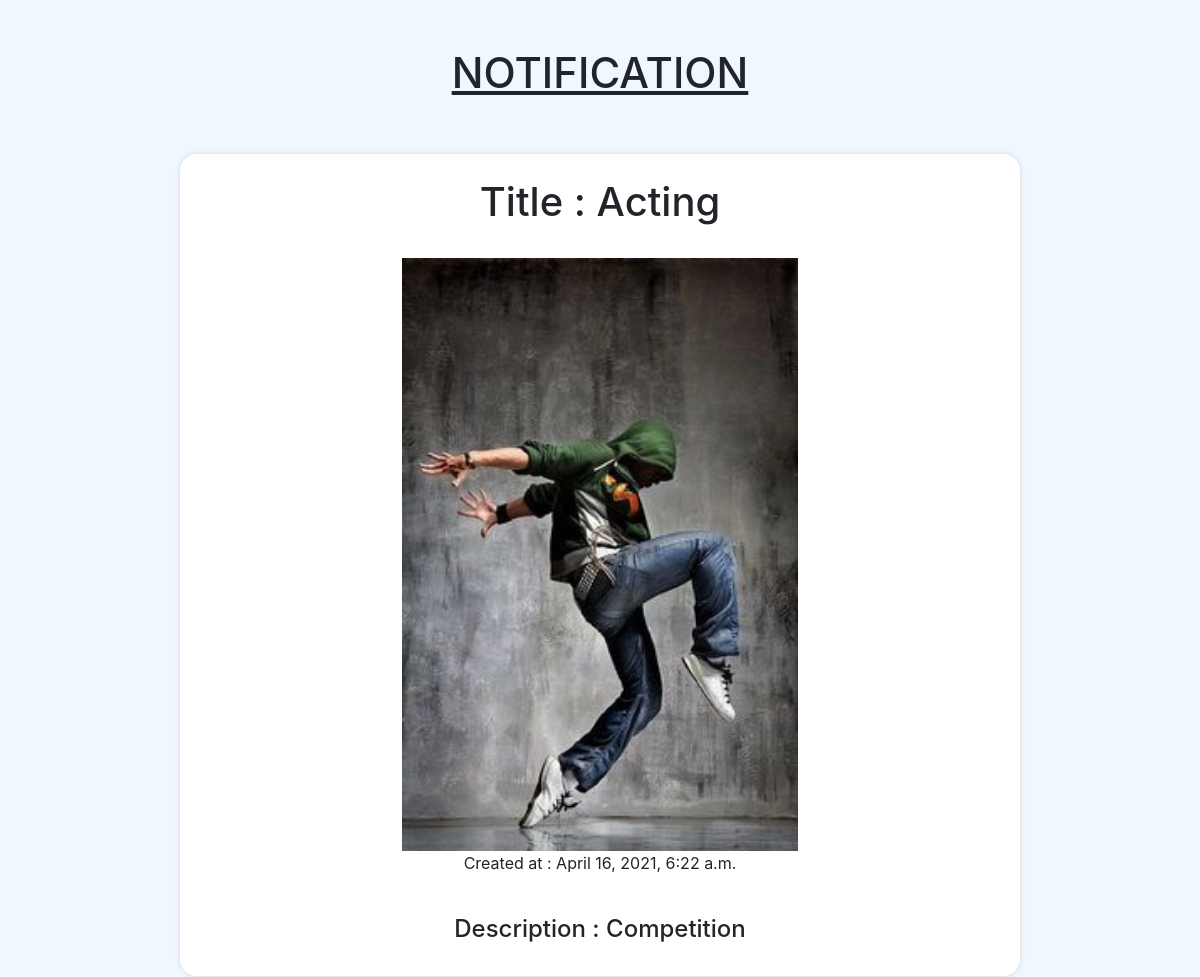
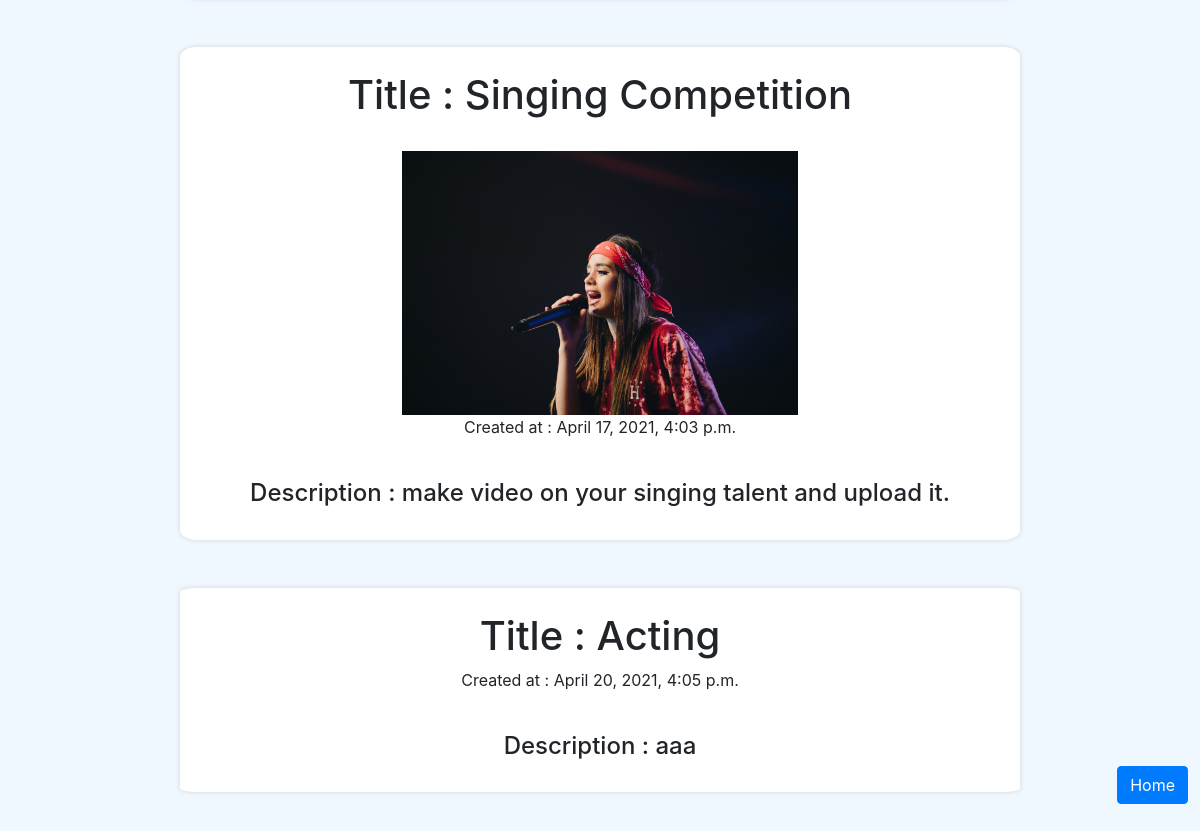
Screenshot of /notification/ with the database file from the repository (2 pictures, top to bottom).
### my_app/models.py (models this page shows, shortened)
class Notification(models.Model):
    user = models.ForeignKey(Userinfo,on_delete=models.CASCADE)
    title = models.CharField(max_length=100)
    dis = models.TextField()
    adimage = models.FileField(upload_to='images/',blank=True,null=True)
    created_at = models.DateTimeField(auto_now_add=True)

### my_app/views.py (the view)
# urls.py: path('notification/',views.notification,name='notification'),
def notification(request):
    n = Notification.objects.all()
    return render(request,'notification.html',{'n':n})

### my_app/templates/notification.html (shortened to what this page needs)
{% load static %}
<!DOCTYPE html>
<html lang="en">
<head>
    <link rel="stylesheet" href="https://stackpath.bootstrapcdn.com/bootstrap/4.4.1/css/bootstrap.min.css">
    <link rel="stylesheet" href="{% static 'assets/css/notification.css' %}">
</head>
<body>
    <br><br>
    <h1 style="text-align: center; font-size: 42px;"><u>NOTIFICATION</u></h1><br><br>
    {% for i in n %}
    <div class="notice">
        <h1 class="text-center">Title : {{i.title}}</h1>
        {% if i.adimage %}
        <br>
        <center><img src="{{i.adimage.url}}" alt="image_load"></center>
        {% endif %}
        <p class="text-center">Created at : {{i.created_at}}</p>
        <br>
        <h4 class="text-center">Description : {{i.dis}}</h4>
    </div><br><br>
    {% endfor %}
    <a class="btn btn-primary" style="position: fixed; right: 1%; z-index: 100;bottom: 2%;" href="{% url 'index' %}">Home</a>
</body>
</html>

### my_app/static/assets/css/notification.css (style rules this page uses)
body { background-color: aliceblue; }
.notice { width: 70%; margin:0px auto; background-color: white; padding: 2%; box-shadow: 0px 0px 5px lightgray; border-radius: 2%; }
img { width: 50%; }

### rows the page displays
Notification: title "Acting", adimage (picture), created_at "April 16, 2021, 6:22 a.m.", dis "Competition"
Notification: title "Singing Competition", adimage (picture), created_at "April 17, 2021, 4:03 p.m.", dis "make video on your singing talent and upload it."
Notification: title "Acting", created_at "April 20, 2021, 4:05 p.m.", dis "aaa"
